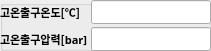
    <widget class="QGroupBox" name="cond_out_group">
     <property name="geometry">
      <rect>
       <x>530</x>
       <y>80</y>
       <width>211</width>
       <height>51</height>
      </rect>
     </property>
     <property name="title">
      <string/>
     </property>
     <widget class="QWidget" name="formLayoutWidget_6">
      <property name="geometry">
       <rect>
        <x>0</x>
        <y>0</y>
        <width>211</width>
        <height>51</height>
       </rect>
      </property>
      <layout class="QFormLayout" name="formLayout_17">
       <property name="horizontalSpacing">
        <number>3</number>
       </property>
       <property name="verticalSpacing">
        <number>3</number>
       </property>
       <property name="leftMargin">
        <number>0</number>
       </property>
       <property name="topMargin">
        <number>0</number>
       </property>
       <property name="rightMargin">
        <number>0</number>
       </property>
       <property name="bottomMargin">
        <number>0</number>
       </property>
       <item row="0" column="0">
        <widget class="QLabel" name="cond_out_T_label">
         <property name="font">
          <font>
           <family>굴림</family>
           <pointsize>8</pointsize>
           <bold>true</bold>
          </font>
         </property>
         <property name="text">
          <string>고온출구온도[℃]</string>
         </property>
        </widget>
       </item>
       <item row="0" column="1">
        <widget class="QLineEdit" name="cond_out_T_edit">
         <property name="enabled">
          <bool>true</bool>
         </property>
         <property name="font">
          <font>
           <family>HY견고딕</family>
           <pointsize>8</pointsize>
           <bold>false</bold>
          </font>
         </property>
         <property name="focusPolicy">
          <enum>Qt::FocusPolicy::StrongFocus</enum>
         </property>
         <property name="styleSheet">
          <string notr="true">border-color: rgb(255, 255, 255);</string>
         </property>
         <property name="text">
          <string/>
         </property>
        </widget>
       </item>
       <item row="1" column="0">
        <widget class="QLabel" name="cond_out_p_label">
         <property name="font">
          <font>
           <family>굴림</family>
           <pointsize>8</pointsize>
           <bold>true</bold>
          </font>
         </property>
         <property name="text">
          <string>고온출구압력[bar]</string>
         </property>
        </widget>
       </item>
       <item row="1" column="1">
        <widget class="QLineEdit" name="cond_out_p_edit">
         <property name="enabled">
          <bool>true</bool>
         </property>
         <property name="font">
          <font>
           <family>HY견고딕</family>
           <pointsize>8</pointsize>
           <bold>false</bold>
          </font>
         </property>
         <property name="focusPolicy">
          <enum>Qt::FocusPolicy::StrongFocus</enum>
         </property>
         <property name="styleSheet">
          <string notr="true">border-color: rgb(255, 255, 255);</string>
         </property>
         <property name="text">
          <string/>
         </property>
        </widget>
       </item>
      </layout>
     </widget>
    </widget>
